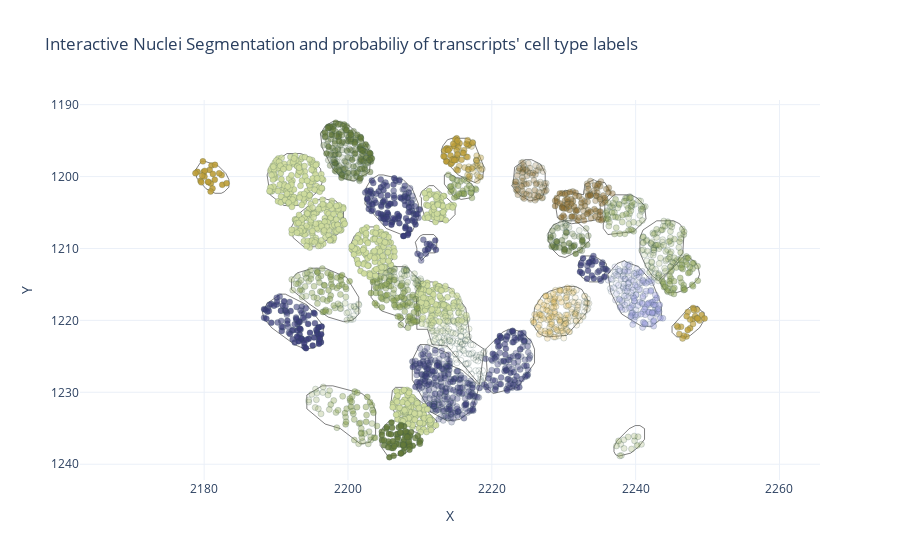

This figure's notebook cell:
### Markdown cell above
### By prediction label

### Code cell
pio.renderers.default = "plotly_mimetype"
i_plot = plot_nearby_cells_interactive("VUHD116A_aaaaaopa-1",alpha_by="prediction",nearest=30)
